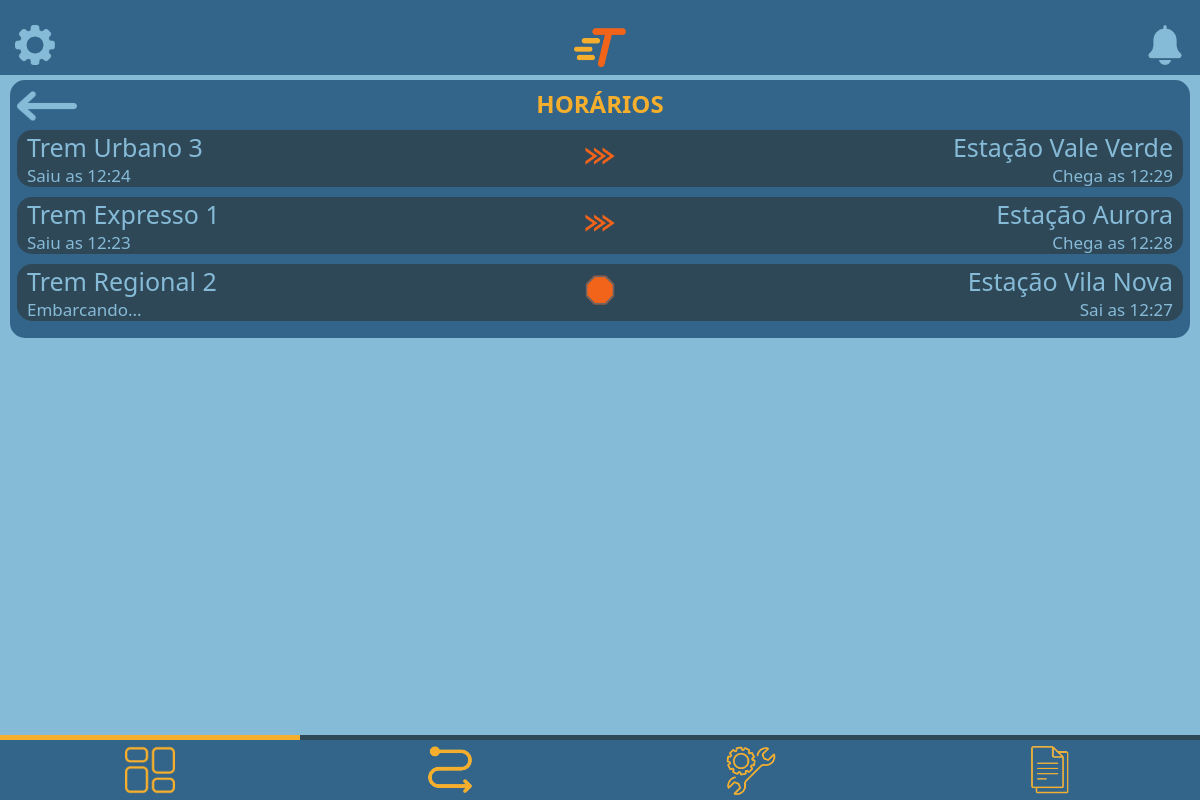
Page /private/user/dashboard/horarios.php (signed in) on the committed database.
### tables this page shows
CREATE TABLE estacoes(
	id INT AUTO_INCREMENT NOT NULL PRIMARY KEY,
    nomeEstacao ENUM('Estação Aurora', 'Estação Vila Nova', 'Estação Vale Verde', 'Estação São Pedro') NOT NULL,
    temperatura DECIMAL NOT NULL,
    estaChovendo BOOLEAN NOT NULL
);

### private/user/dashboard/horarios.php (the view, shortened to what this page needs)
<?php
include '../../conexao/conexao.php';
$sqlTrens = 'SELECT trens.nome AS nomeTrem, rotas.nome AS nomeRota, ativo, quantidadePassageiros, velocidade, idRota, horaSaida, parado, idEstacao FROM trens INNER JOIN rotas ON rotas.id = idRota';
$resultTrens2 = $conn->query($sqlTrens);
?>
<!DOCTYPE html>
<html lang="pt-BR">
<head>
    <link rel="stylesheet" href="../../../style/style.css">
</head>
<body>
    <header class="headerPrincipal">
    <a href="../../../private/<?php if($_SESSION['tipo'] == 'admin'){echo 'admin/config/configAdmin.php';} else {echo 'user/config/configFuncionario.php';}?>"><img src="../../../assets/icons/header/engrenagemIcone.png" alt="Configurações"></a>
    <img src="../../../assets/logos/logoPequena.png" alt="Logo">
    <a href="../alertas.php"><img src="../../../assets/icons/header/sinoIcone.png" alt="Notificações"></a>
</header>
    <main>
        <section class="secaoInfo">
            <div id="tituloDados">
                <a href="dashboard.php"><img src="../../../assets/icons/header/setaEsquerda.png" alt=""></a>
            <div class="textoCentral"><h2>HORÁRIOS</h2></div>
            </div>
            <?php
            while ($row = $resultTrens2->fetch_assoc()) {
                $idEstacao = $row['idEstacao'];
                $queryEstacao = "SELECT nomeEstacao FROM estacoes WHERE id = $idEstacao";
                $est = ($conn->query($queryEstacao))->fetch_assoc();
                $horaSaida = substr($row['horaSaida'], 0, -3);
                $timestamp = strtotime(date($row['horaSaida']));
                $novo_timestamp = strtotime('+5 minutes', $timestamp);
                $chegadaEstimada = date('H:i', $novo_timestamp);
                echo "<div class='dadoInfo dashboard'>
                <div class='dadoInfoLeft'>
                    <p class='textoPrincipalDado'>{$row['nomeTrem']}</p>";
                    if($row['parado']){
                        echo "<p class='textoSecundarioDado'>Embarcando...</p>";
                    }else{
                        echo "<p class='textoSecundarioDado'>Saiu as {$horaSaida}</p>";
                    }
                    echo "
                </div>
                <div class='dadoInfoCenter'>";
                    if($row['parado']){
                        echo "<img src='../../../assets/icons/dashboard/paradoIcone.png' alt='iconeParado'>";
                    }else{
                        echo "<img src='../../../assets/icons/dashboard/trafegandoIcone.png' alt='iconeTrafegando'>";
                    }
                    echo "
                </div>
                <div class='dadoInfoRight'>
                    <p class='textoPrincipalDado'>{$est['nomeEstacao']}</p>";
                    if($row['parado']){
                        echo "<p class='textoSecundarioDado'>Sai as {$horaSaida}</p>";
                    }else{
                        echo "<p class='textoSecundarioDado'>Chega as $chegadaEstimada</p>";
                    }
                    echo "
                </div>
            </div>";
            }
            ?>
    </section>
    </main>
    <footer class="footerPrincipal">
        <div class="barraLinhaSelecao">
            <div class="linhaAmarela linhaPos1"></div>
        </div>
        <div class="navbar">
            <a href="../../../private/user/dashboard/dashboard.php"><img src="../../../assets/icons/footer/dashboardIcone.png" alt="Dashboard"></a>
            <a href="../gerenciadorDeRotas/gerenciarRotas.php"><img src="../../../assets/icons/footer/rotasIcone.png" alt="Rotas"></a>
            <a href="../manutencao/manutencao.php"><img src="../../../assets/icons/footer/manutencaoIcone.png" alt="Manutenção"></a>
            <a href="../relatorios/relatorios.php"><img src="../../../assets/icons/footer/relatoriosIcone.png" alt="Relatórios"></a>
        </div>
    </footer>
</body>
</html>

### style/style.css (style rules this page uses)
:root { --corAzulNormal: #33658a; --corAzulEscuro: #2f4858; --corAmarelo: #f6ae2d; --corAzulClaro: #86bbd8; --fonte-Segoe: 'Segoe UI', Tahoma, Geneva, Verdana, sans-serif; --fonte-OpenSans: OpenSans, Arial, Helvetica, sans-serif; --corLaranja: #f26419; }
.textoCentral { text-align: center; }
body { background-color: var(--corAzulClaro); margin: 0; min-height: 100vh; font-family: var(--fonte-Segoe); }
.headerPrincipal { background-color: var(--corAzulNormal); display: flex; justify-content: space-between; align-items: center; position: relative; padding: 25px 15px 5px 15px; }
.headerPrincipal img { height: 40px; }
.footerPrincipal { position: fixed; width: 100%; bottom: 0; }
.footerPrincipal .navbar { background-color: var(--corAzulNormal); justify-content: center; display: flex; }
.navbar img { margin: 5px 17px; height: 50px; }
.navbar a { width: 25%; display: flex; justify-content: center; }
.barraLinhaSelecao { background-color: var(--corAzulEscuro); }
.linhaAmarela { background-color: var(--corAmarelo); padding-top: 5px; }
.linhaPos1 { margin-right: 75%; }
.secaoInfo { background-color: var(--corAzulNormal); border-radius: 15px; margin: 5px 10px; padding: 7px; text-align: center; }
.secaoInfo h2 { color: var(--corAmarelo); margin: 0 0 10px 0; }
#tituloDados { display: flex; align-items: center; width: 100%; }
#tituloDados h2 { justify-content: center; }
#tituloDados img { width: 60px; }
#tituloDados div { width: 100%; margin-right: 60px; }
.dadoInfo { background-color: var(--corAzulEscuro); color: var(--corAzulClaro); display: flex; align-items: center; border-radius: 15px; margin-bottom: 10px; }
.dashboard img { width: 30px; }
.textoSecundarioDado { font-size: 17px; margin: 0; }
.textoPrincipalDado { font-size: 25px; margin: 0; }
.dadoInfoLeft { text-align: left; margin-left: 10px; width: 45%; }
.dadoInfoCenter { width: 10%; }
.dadoInfoRight { text-align: right; margin-right: 10px; width: 45%; }

### rows in the picture
estacoes: nomeEstacao "Estação Vale Verde"
estacoes: nomeEstacao "Estação Aurora"
estacoes: nomeEstacao "Estação Vila Nova"

### other values in the picture
$row['nomeTrem'] "Trem Urbano 3"
$horaSaida "12:24"
$chegadaEstimada "12:29"
$row['nomeTrem'] "Trem Expresso 1"
$horaSaida "12:23"
$chegadaEstimada "12:28"
$row['nomeTrem'] "Trem Regional 2"
$horaSaida "12:27"
